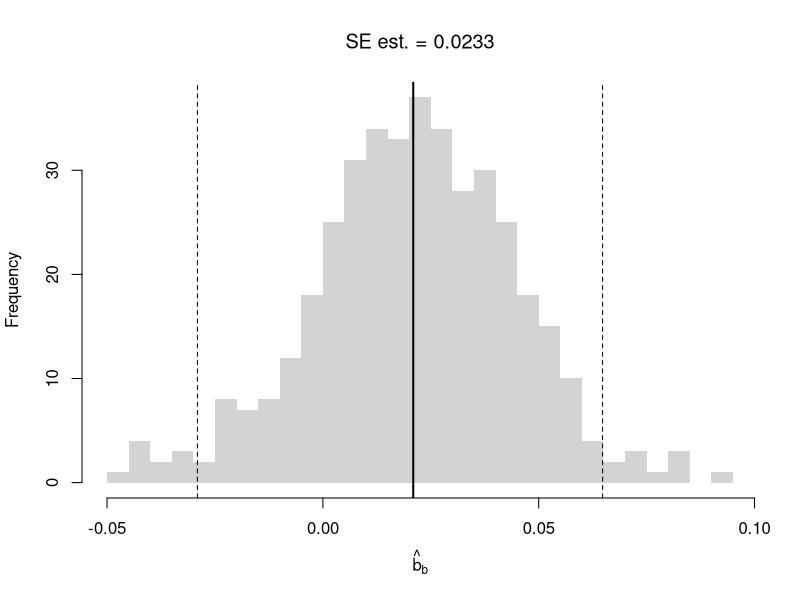

Recreate this plot in R.
## ---- chunk 1
##################
# Time series data
##################

set.seed(1)
## Underlying Trend
x0 <- cumsum(rnorm(500,0,1))
## Observed Datapoints
x <- x0 + runif(length(x0),-10,10)
dat <- data.frame(t=seq(x), x0=x0, x=x)

## Asymmetric Kernel
#bw <- c(2/3,1/3)
#s1 <- filter(x, bw/sum(bw), sides=1)

## Symmetric Kernel
#bw <- c(1/6,2/3,1/6)
#s2 <- filter(x,  bw/sum(bw), sides=2)
## ---- chunk 2
xy <- USArrests[,c('Murder','UrbanPop')]
colnames(xy) <- c('y','x')
reg <-  lm(y~x, dat=xy)
coef(reg)

# Random Subsamples
rs_regs <- lapply(1:399, function(b){
    b_id <- sample( nrow(xy), nrow(xy)-10, replace=F)
    xy_b <- xy[b_id,]
    reg_b <- lm(y~x, dat=xy_b)
})
rs_coefs <- sapply(rs_regs, coef)['x',]
rs_se <- sd(rs_coefs)

hist(rs_coefs, breaks=25,
    main=paste0('SE est. = ', round(rs_se,4)),
    font.main=1, border=NA,
    xlab=expression(hat(b)[b]))
abline(v=coef(reg)['x'], lwd=2)
rs_ci_percentile <- quantile(rs_coefs, probs=c(.025,.975))
abline(v=rs_ci_percentile, lty=2)
## ---- chunk 3
# Manually Compute
Y <- USArrests[,'Murder']
X <- USArrests[,c('Assault','UrbanPop')]
X <- as.matrix(cbind(1,X))

XtXi <- solve(t(X)%*%X)
Bhat <- XtXi %*% (t(X)%*%Y)
c(Bhat)
